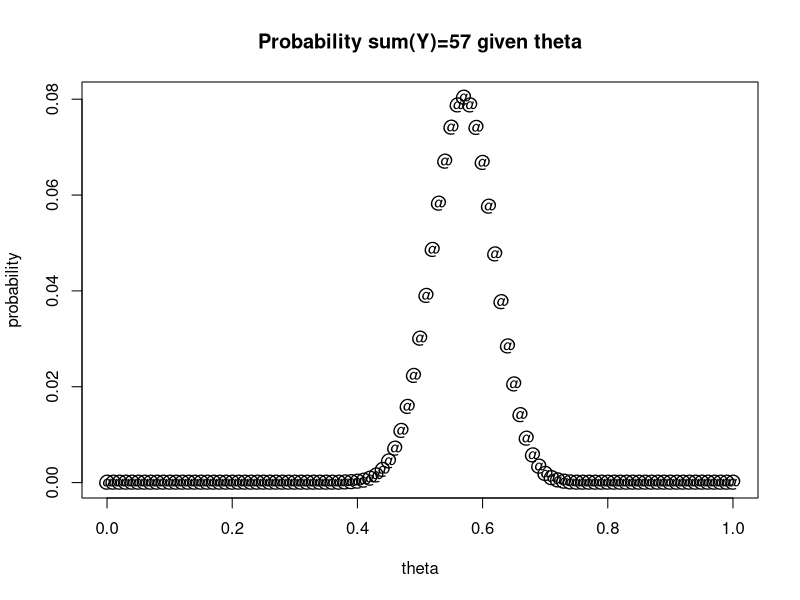
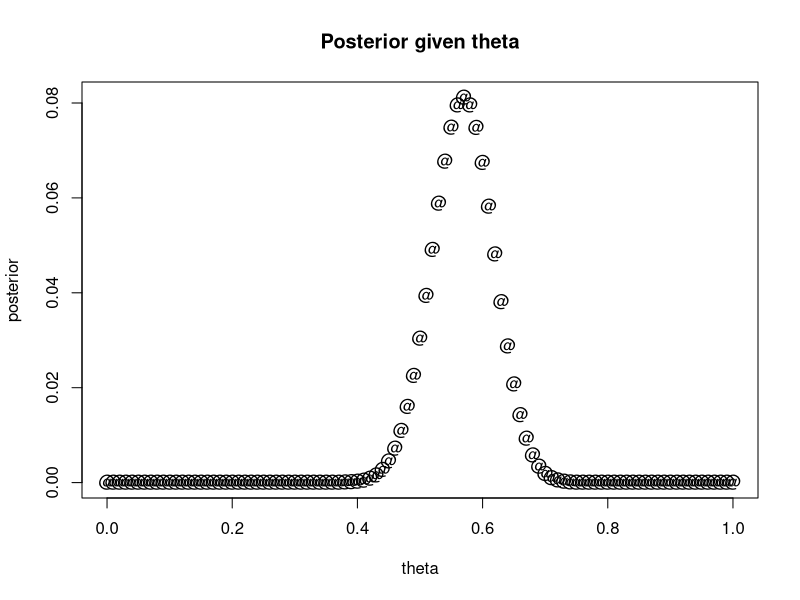
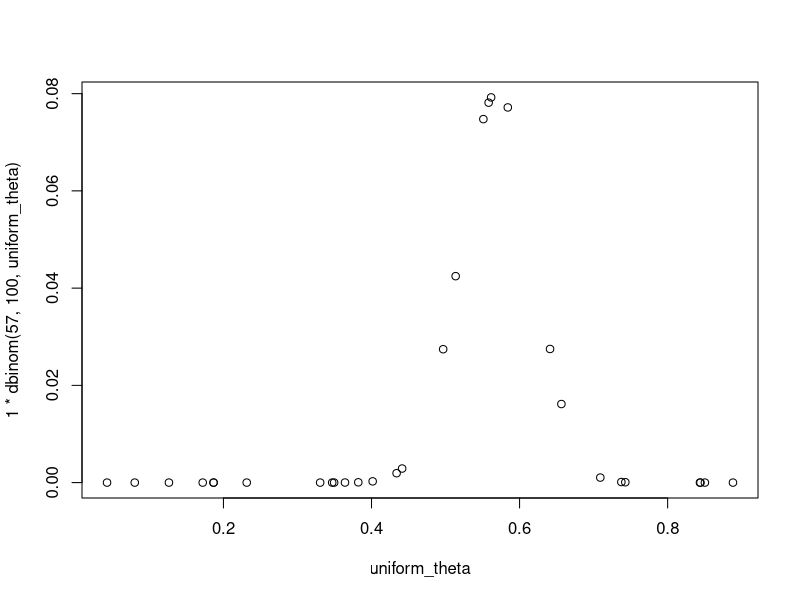
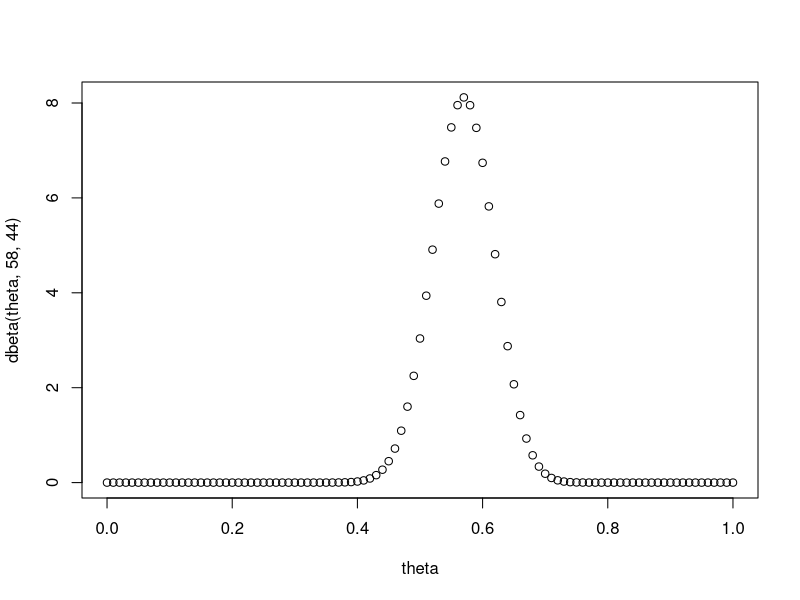

Reproduce these figures in R, in order.
## 3.1 - (a) ##


## 3.1 - (b) ##
theta <- seq(0, 1, 0.01)
probs <- rep(0, length(theta))
for(i in 1:length(theta)){
  probs[i] <- dbinom(57, 100, theta[i])
}
plot(theta, probs, main="Probability sum(Y)=57 given theta", xlab="theta", ylab="probability",
     pch="@")


## 3.1 - (c) ##
posterior <- rep(0, length(theta))
for(i in 1:length(theta)){
  posterior[i] <- probs[i]/sum(probs)
}
plot(theta, posterior, main="Posterior given theta", xlab="theta", ylab="posterior",
     pch="@")


## 3.1 - (d) ##
uniform_theta <- runif(30)
plot(uniform_theta, 1 * dbinom(57, 100, uniform_theta))




## 3.1 - (e) ##
plot(theta, dbeta(theta, 58, 44))
